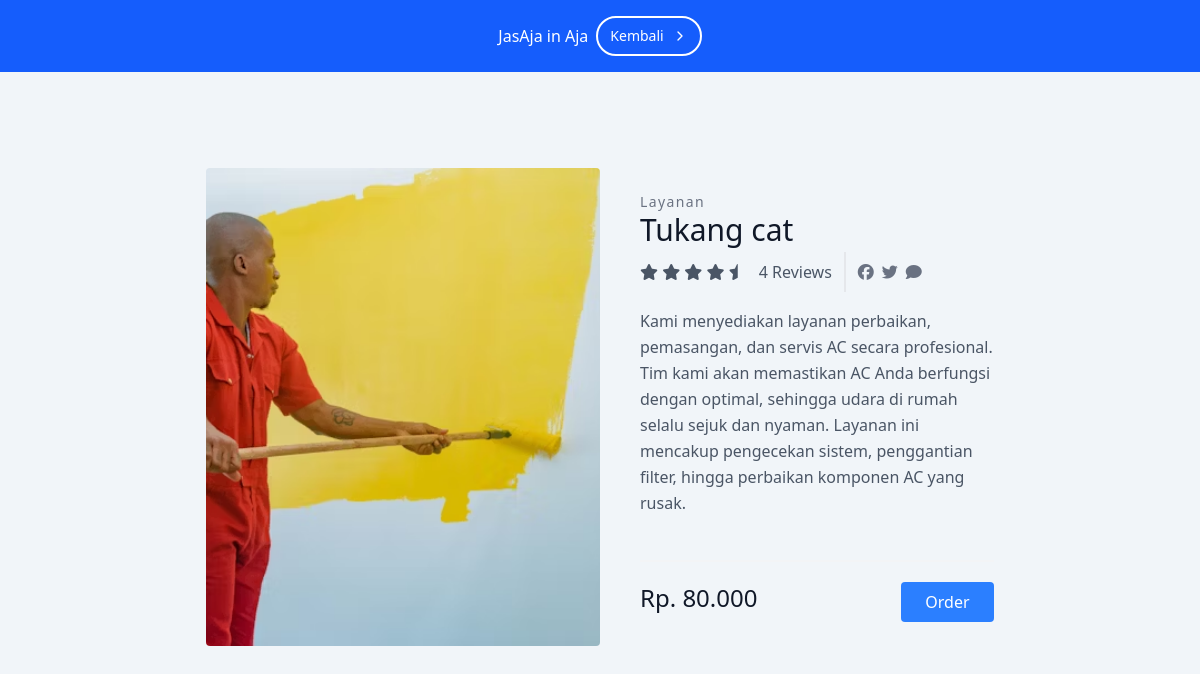
/user/detail/5.php, run on the app's committed database.
### tables this page shows
CREATE TABLE `services` (
  `id` int(11) NOT NULL,
  `name` varchar(100) NOT NULL,
  `description` text DEFAULT NULL,
  `price` int(11) NOT NULL
);

### user/detail/5.php (the view, shortened to what this page needs)
<?php
include "../../admin/koneksi.php";
$sql = "SELECT * FROM services";
$result = mysqli_query($conn, $sql);
$service = [];
if (mysqli_num_rows($result) > 0) {
    while ($row = mysqli_fetch_assoc($result)) {
        $service[] = $row;
    }
}
?>
<!DOCTYPE html>
<html class="scroll-smooth">
  <head>
    <script src="https://cdn.jsdelivr.net/npm/@tailwindcss/browser@4"></script>
    <link
      href="https://cdn.jsdelivr.net/npm/daisyui@5"
      rel="stylesheet"
      type="text/css"
    />
    <script src="https://cdn.jsdelivr.net/npm/@tailwindcss/browser@4"></script>
  </head>
  <body class="min-h-screen bg-slate-100">
    <div class="mx-auto">
      <div
        class="bg-blue-600 bg-[url('https://preline.co/assets/svg/examples/abstract-1.svg')] bg-no-repeat bg-cover bg-center p-4 text-center"
      >
        <div class="flex flex-wrap justify-center items-center gap-2">
          <p class="inline-block text-white">JasAja in Aja</p>
          <a
            class="py-1.5 px-2.5 md:py-2 md:px-3 inline-flex items-center gap-x-2 text-sm font-medium rounded-full border-2 border-white text-white hover:border-white/70 hover:text-white/70 focus:outline-hidden focus:border-white/70 focus:text-white/70 disabled:opacity-50 disabled:pointer-events-none"
            href="../product.php"
          >
            Kembali
            <svg
              class="shrink-0 size-4"
              xmlns="http://www.w3.org/2000/svg"
              width="24"
              height="24"
              viewBox="0 0 24 24"
              fill="none"
              stroke="currentColor"
              stroke-width="2"
              stroke-linecap="round"
              stroke-linejoin="round"
            >
              <path d="m9 18 6-6-6-6" />
            </svg>
          </a>
        </div>
      </div>
    </div>
    <section class="text-gray-600 body-font overflow-hidden min-h-screen">
      <div class="container px-5 py-24 mx-auto">
        <div class="lg:w-4/5 mx-auto flex flex-wrap">
          <img
            alt="ecommerce"
            class="lg:w-1/2 w-full lg:h-auto h-64 object-cover object-center rounded"
            src="../product/5.png"
          />
          <div class="lg:w-1/2 w-full lg:pl-10 lg:py-6 mt-6 lg:mt-0">
            <h2 class="text-sm title-font text-gray-500 tracking-widest">
              Layanan
            </h2>
            <h1 class="text-gray-900 text-3xl title-font font-medium mb-1">
              <?php echo $service[4]['name']?>
            </h1>
            <div class="flex mb-4">
              <span class="flex items-center">
                <p>
                  <i class="fa-solid fa-star"></i>
                  <i class="fa-solid fa-star"></i>
                  <i class="fa-solid fa-star"></i>
                  <i class="fa-solid fa-star"></i>
                  <i class="fa-solid fa-star-half"></i>
                </p>
                <span class="text-gray-600 ml-3">4 Reviews</span>
              </span>
              <span
                class="flex ml-3 pl-3 py-2 border-l-2 border-gray-200 space-x-2s gap-2"
              >
                <a class="text-gray-500">
                  <p><i class="fa-brands fa-facebook"></i></p>
                </a>
                <a class="text-gray-500">
                  <p><i class="fa-brands fa-twitter"></i></p>
                </a>
                <a class="text-gray-500">
                  <i class="fa-solid fa-comment"></i>
                </a>
              </span>
            </div>
            <p class="leading-relaxed">
              <?php echo $service[4]['description']?>
            </p>
            <div
              class="flex mt-6 items-center pb-5 border-b-2 border-gray-100 mb-5"
            >
            </div>
            <div class="flex">
              <span class="title-font font-medium text-2xl text-gray-900"
                >Rp. <?php echo number_format($service[4]['price'], 0, ',', '.'); ?></span
              >
              <button
                class="flex ml-auto text-white bg-blue-500 border-0 py-2 px-6 focus:outline-none hover:bg-blue-600 rounded"
                id="order"
              >
                Order
              </button>
            </div>
          </div>
        </div>
      </div>
    </section>
  </body>
</html>

### data on the page
services: name "Tukang cat", description "Kami menyediakan layanan perbaikan, pemasangan, dan servis AC secara profesional. Tim kami akan memastikan AC Anda berfungsi dengan optimal, sehingga udara di rumah selalu sejuk dan nyaman. Layanan ini mencakup pengecekan sistem, penggantian filter, hingga perbaikan komponen AC yang rusak.", price "80.000"
